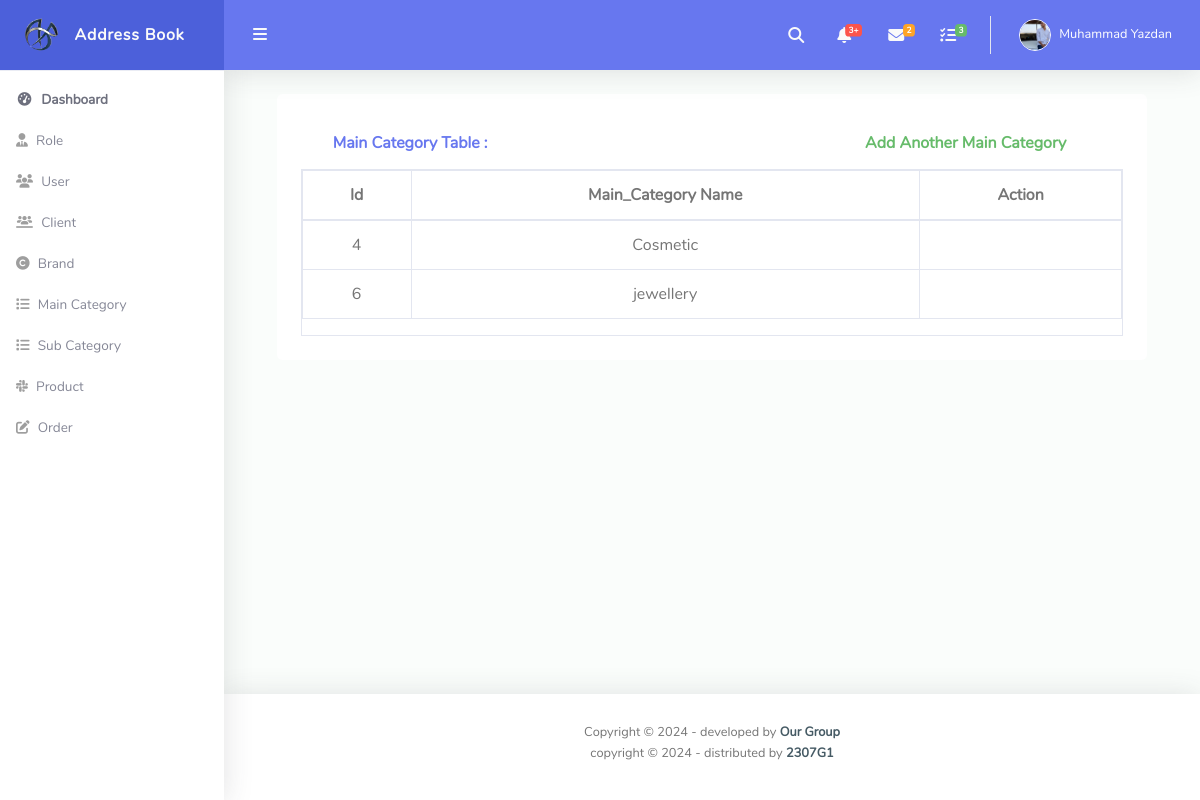
/admin/main_category_show.php, run on the app's committed database.
### tables this page shows
CREATE TABLE `main_category` (
  `id` int(11) NOT NULL,
  `main_category_name` varchar(255) NOT NULL
);

### admin/main_category_show.php (the view, shortened to what this page needs)
<?php
include("./header.php");
$sql = "select * from main_category";
$result = mysqli_query($con, $sql);
?>
<div id="content-wrapper" class="d-flex flex-column">
    <div id="content">
        <nav class="navbar navbar-expand navbar-light bg-navbar topbar mb-4 static-top">
            <button id="sidebarToggleTop" class="btn btn-link rounded-circle mr-3">
                <i class="fa fa-bars"></i>
            </button>
            <ul class="navbar-nav ml-auto">
                <li class="nav-item dropdown no-arrow">
                    <a class="nav-link dropdown-toggle" href="#" id="searchDropdown" role="button" data-toggle="dropdown" aria-haspopup="true" aria-expanded="false">
                        <i class="fas fa-search fa-fw"></i>
                    </a>
                </li>
                <li class="nav-item dropdown no-arrow mx-1">
                    <a class="nav-link dropdown-toggle" href="#" id="alertsDropdown" role="button" data-toggle="dropdown" aria-haspopup="true" aria-expanded="false">
                        <i class="fas fa-bell fa-fw"></i>
                        <span class="badge badge-danger badge-counter">3+</span>
                    </a>
                </li>
                <li class="nav-item dropdown no-arrow mx-1">
                    <a class="nav-link dropdown-toggle" href="#" id="messagesDropdown" role="button" data-toggle="dropdown" aria-haspopup="true" aria-expanded="false">
                        <i class="fas fa-envelope fa-fw"></i>
                        <span class="badge badge-warning badge-counter">2</span>
                    </a>
                </li>
                <li class="nav-item dropdown no-arrow mx-1">
                    <a class="nav-link dropdown-toggle" href="#" id="messagesDropdown" role="button" data-toggle="dropdown" aria-haspopup="true" aria-expanded="false">
                        <i class="fas fa-tasks fa-fw"></i>
                        <span class="badge badge-success badge-counter">3</span>
                    </a>
                </li>
                <li class="nav-item dropdown no-arrow">
                    <a class="nav-link dropdown-toggle" href="#" id="userDropdown" role="button" data-toggle="dropdown" aria-haspopup="true" aria-expanded="false">
                        <img class="img-profile rounded-circle" src="../me.png" style="max-width: 60px">
                        <span class="ml-2 d-none d-lg-inline text-white small">Muhammad Yazdan</span>
                    </a>
                </li>
            </ul>
        </nav>
        <div class="col-lg-11 mx-auto">
            <div class="bg-light rounded h-100 p-4">
                <div class="container">
                    <div class="row">
                        <div class="col-lg-8 card-header py-3 d-flex flex-row align-items-center justify-content-between">
                            <h6 class="m-0 font-weight-bold text-primary">Main Category Table :</h6>
                        </div>
                        <div class="col-lg-4 card-header py-3 d-flex flex-row align-items-center justify-content-between">
                            <a href="./main_category_add.php">
                                <h6 class="m-0 font-weight-bold text-success">Add Another Main Category</h6>
                            </a>
                        </div>
                    </div>
                </div>
                <div class="table-responsive table-bordered text-center text-dark e1">
                    <table class="table">
                        <thead>
                            <tr>
                                <th scope="col">Id</th>
                                <th scope="col">Main_Category Name</th>
                                <th scope="col">Action</th>
                            </tr>
                        </thead>
                        <tbody>
                            <tr>
                                <?php
                                while ($rows = mysqli_fetch_assoc($result)) {
                                ?>
                                    <td><?php echo $rows['id'] ?></td>
                                    <td><?php echo $rows['main_category_name'] ?></td>
                                    <td><a href="main_category_update.php?id=<?php echo $rows['id'] ?>">
                                                </td>
                            </tr>
                        <?php  } ?>
                        </tbody>
                    </table>
                </div>
            </div>
        </div>
    </div>
    <?php
    include("./footer.php");
    ?>

### data on the page
main_category: id "4", main_category_name "Cosmetic"
main_category: id "6", main_category_name "jewellery"
